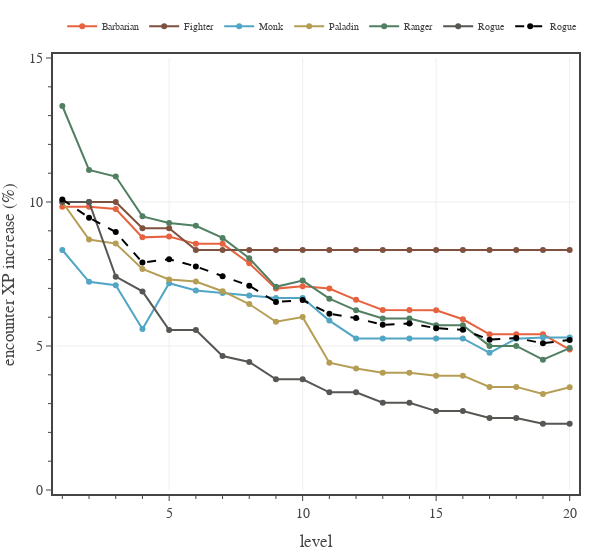

The code cell stored with this chart in its notebook:
### Code cell
# Plots XP increase - +1 Weapon Damage Bonus
encounter_difficulty = 'Medium'
pc_data_file = f'./pc data - BL {encounter_difficulty} 2 short rests.json'
with open(pc_data_file, 'r') as fin:
    pc_data0 = json.load(fin)

pc_data_file = f'./pc data - WD +1 {encounter_difficulty} 2 short rests.json'
with open(pc_data_file, 'r') as fin:
    pc_data1 = json.load(fin)

# create figure
fig = go.Figure(
    layout=go.Layout(
        template=TFB_TEMPLATE,
        xaxis=dict(
            title_text='level',
            range=[0.8, 20.2],
            tick0=0, dtick=5,
            minor=dict(tick0=0, dtick=1),
        ),
        yaxis=dict(
            fixedrange=False,
            title_text='encounter XP increase (%)',
            range=[0, 15],
            tick0=0, dtick=5,
            minor=dict(tick0=0, dtick=1),
        ),
    )
)

# plot data
levels = np.array(range(1,21,1))
eXP0_mean = np.zeros(20)
eXP1_mean = np.zeros(20)
for pc in pc_data1:
    eXP0 = np.array([x['encounter XP mean'] for x in pc_data0[pc]])
    eXP1 = np.array([x['encounter XP mean'] for x in pc_data1[pc]])
    eXP0_mean += eXP0
    eXP1_mean += eXP1

    fig.add_trace(go.Scatter(
        x=levels, 
        #y=100*(eDPR1/eDPR0 - 1),
        y=100*(eXP1/eXP0 - 1),
        mode='lines+markers', 
        line={'color': PC_CLASSES[pc]['color']},
        unselected=dict(marker=dict(opacity=0.0)),
        name=pc,
        hovertemplate=
            '<b>'+pc+'</b><br>'+
            'level %{x}<br>'+
            'XP increase %{y:.3f}'+
            '<extra></extra>'
    ))

fig.add_trace(go.Scatter(
    x=levels, 
    y=100*(eXP1_mean/eXP0_mean - 1),
    mode='lines+markers', 
    line={'color': 'black', 'dash': 'dash'},
    unselected=dict(marker=dict(opacity=0.0)),
    name=pc,
    hovertemplate=
        '<b>Average</b><br>'+
        'level %{x}<br>'+
        'XP increase %{y:.1f}'+
        '<extra></extra>'
))

print(np.mean(eXP1_mean/eXP0_mean))

# show figure
fig.update_layout(width=600, height=550)
fig.show(config=TFB_CONFIG)

# save figures
if SAVEFIGS:
    fig.update_layout(autosize=True, width=None, height=None)
    save_fig_html(fig, format='large', name=f'./fig-encounter-xp-damage-bonus-large', style='aspect-ratio:600/550')
    save_fig_html(fig, format='small', name=f'./fig-encounter-xp-damage-bonus-small', style='aspect-ratio:600/550')

### Figure 1 — Plotly figure (JSON) as saved in the notebook; plotly's stock layout.template omitted (floating-point values rounded to 4 significant figures)
{"data": [{"hovertemplate": "<b>Barbarian</b><br>level %{x}<br>XP increase %{y:.3f}<extra></extra>", "line": {"color": "#E7623E"}, "mode": "lines+markers", "name": "Barbarian", "type": "scatter", "unselected": {"marker": {"opacity": 0}}, "x": [1, 2, 3, 4, 5, 6, 7, 8, 9, 10, 11, 12, 13, 14, 15, 16, 17, 18, 19, 20], "y": [9.836, 9.836, 9.756, 8.772, 8.805, 8.547, 8.547, 7.874, 6.993, 7.074, 6.993, 6.602, 6.25, 6.25, 6.24, 5.928, 5.405, 5.405, 5.405, 4.878]}, {"hovertemplate": "<b>Fighter</b><br>level %{x}<br>XP increase %{y:.3f}<extra></extra>", "line": {"color": "#7F513E"}, "mode": "lines+markers", "name": "Fighter", "type": "scatter", "unselected": {"marker": {"opacity": 0}}, "x": [1, 2, 3, 4, 5, 6, 7, 8, 9, 10, 11, 12, 13, 14, 15, 16, 17, 18, 19, 20], "y": [10.0, 10.0, 10.0, 9.091, 9.091, 8.333, 8.333, 8.333, 8.333, 8.333, 8.333, 8.333, 8.333, 8.333, 8.333, 8.333, 8.333, 8.333, 8.333, 8.333]}, {"hovertemplate": "<b>Monk</b><br>level %{x}<br>XP increase %{y:.3f}<extra></extra>", "line": {"color": "#51A5C5"}, "mode": "lines+markers", "name": "Monk", "type": "scatter", "unselected": {"marker": {"opacity": 0}}, "x": [1, 2, 3, 4, 5, 6, 7, 8, 9, 10, 11, 12, 13, 14, 15, 16, 17, 18, 19, 20], "y": [8.333, 7.229, 7.111, 5.587, 7.179, 6.926, 6.838, 6.751, 6.667, 6.667, 5.882, 5.263, 5.263, 5.263, 5.263, 5.263, 4.762, 5.255, 5.291, 5.291]}, {"hovertemplate": "<b>Paladin</b><br>level %{x}<br>XP increase %{y:.3f}<extra></extra>", "line": {"color": "#B59E54"}, "mode": "lines+markers", "name": "Paladin", "type": "scatter", "unselected": {"marker": {"opacity": 0}}, "x": [1, 2, 3, 4, 5, 6, 7, 8, 9, 10, 11, 12, 13, 14, 15, 16, 17, 18, 19, 20], "y": [10.0, 8.696, 8.556, 7.678, 7.311, 7.24, 6.903, 6.457, 5.839, 6.003, 4.422, 4.221, 4.075, 4.075, 3.971, 3.971, 3.58, 3.58, 3.336, 3.565]}, {"hovertemplate": "<b>Ranger</b><br>level %{x}<br>XP increase %{y:.3f}<extra></extra>", "line": {"color": "#507F62"}, "mode": "lines+markers", "name": "Ranger", "type": "scatter", "unselected": {"marker": {"opacity": 0}}, "x": [1, 2, 3, 4, 5, 6, 7, 8, 9, 10, 11, 12, 13, 14, 15, 16, 17, 18, 19, 20], "y": [13.33, 11.11, 10.88, 9.501, 9.272, 9.174, 8.753, 8.048, 7.055, 7.273, 6.645, 6.239, 5.955, 5.955, 5.723, 5.723, 5.003, 5.003, 4.525, 4.927]}, {"hovertemplate": "<b>Rogue</b><br>level %{x}<br>XP increase %{y:.3f}<extra></extra>", "line": {"color": "#555752"}, "mode": "lines+markers", "name": "Rogue", "type": "scatter", "unselected": {"marker": {"opacity": 0}}, "x": [1, 2, 3, 4, 5, 6, 7, 8, 9, 10, 11, 12, 13, 14, 15, 16, 17, 18, 19, 20], "y": [10.0, 10.0, 7.407, 6.897, 5.556, 5.556, 4.651, 4.444, 3.846, 3.846, 3.39, 3.39, 3.03, 3.03, 2.74, 2.74, 2.5, 2.5, 2.299, 2.299]}, {"hovertemplate": "<b>Average</b><br>level %{x}<br>XP increase %{y:.1f}<extra></extra>", "line": {"color": "black", "dash": "dash"}, "mode": "lines+markers", "name": "Rogue", "type": "scatter", "unselected": {"marker": {"opacity": 0}}, "x": [1, 2, 3, 4, 5, 6, 7, 8, 9, 10, 11, 12, 13, 14, 15, 16, 17, 18, 19, 20], "y": [10.09, 9.455, 8.954, 7.895, 8.015, 7.763, 7.426, 7.093, 6.527, 6.593, 6.122, 5.969, 5.736, 5.782, 5.619, 5.563, 5.22, 5.279, 5.095, 5.209]}], "layout": {"height": 550, "width": 600, "xaxis": {"dtick": 5, "minor": {"dtick": 1, "tick0": 0}, "range": [0.8, 20.2], "tick0": 0, "title": {"text": "level"}}, "yaxis": {"dtick": 5, "fixedrange": false, "minor": {"dtick": 1, "tick0": 0}, "range": [0, 15], "tick0": 0, "title": {"text": "encounter XP increase (%)"}}}}
